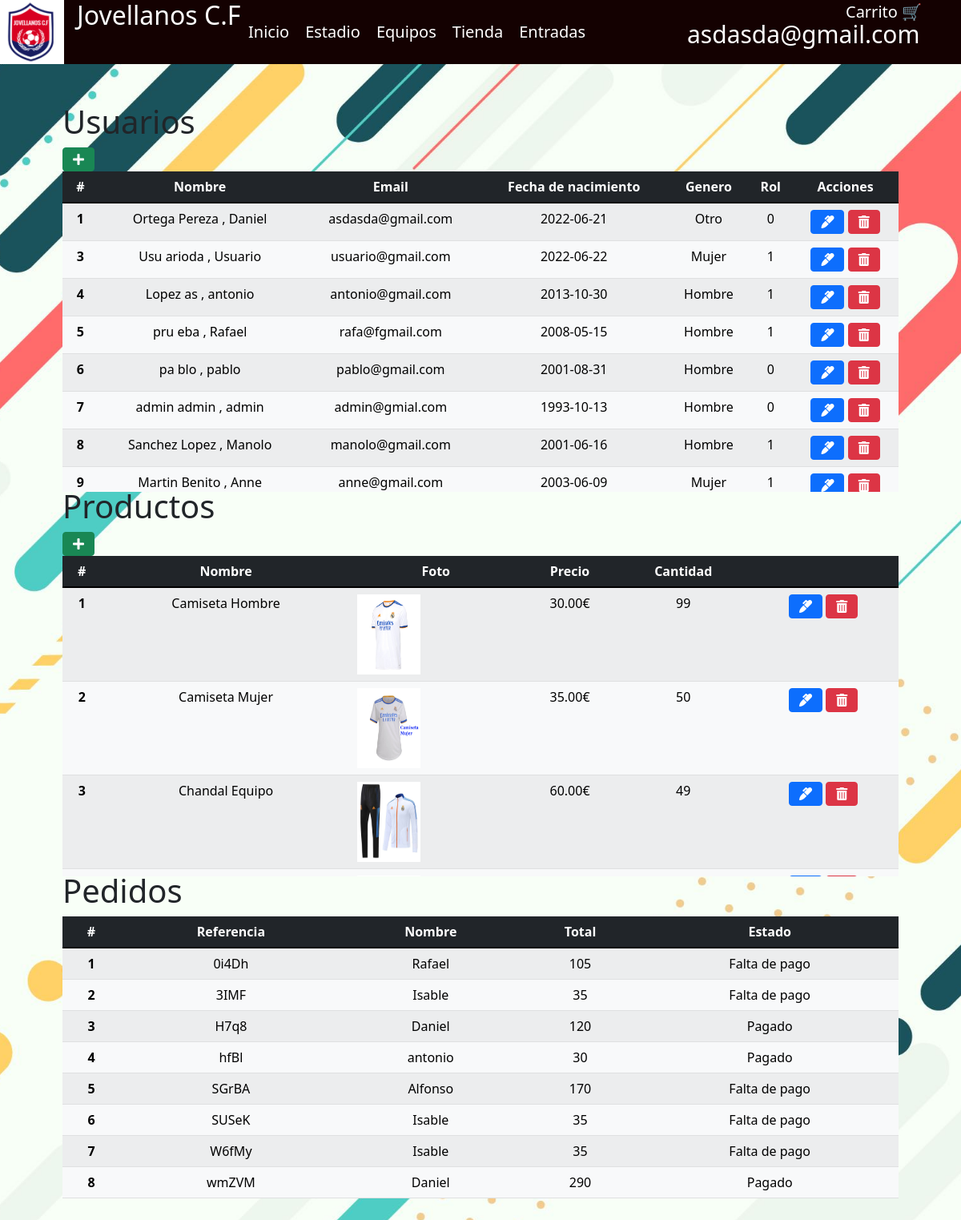
The app's page /admin.php (signed in) with its own data.
### tables this page shows
CREATE TABLE `usuario` (
  `id` int(11) NOT NULL,
  `email` varchar(100) NOT NULL,
  `nombre` varchar(100) NOT NULL,
  `p_apellido` varchar(100) NOT NULL,
  `s_apellido` varchar(100) NOT NULL,
  `password` varchar(255) NOT NULL,
  `fecha_nacimiento` date NOT NULL,
  `genero` enum('Hombre','Mujer','Otro') NOT NULL,
  `rol` int(11) NOT NULL
);

CREATE TABLE `productos` (
  `idp` int(11) NOT NULL,
  `nombre` varchar(80) NOT NULL,
  `foto` varchar(100) NOT NULL,
  `precio` decimal(10,2) NOT NULL,
  `cantidad` int(11) NOT NULL
);

### admin.php (the view, shortened to what this page needs)
<?php
    require 'connectBD.php';
    require 'header.php';
    $query1 = "SELECT * FROM usuario";
    $consulta1 = $conex->prepare($query1);
    $consulta1->execute();
    $resultados1=$consulta1->fetchAll(PDO::FETCH_ASSOC);
    $query2 = "SELECT * FROM productos";
    $consulta2 = $conex->prepare($query2);
    $consulta2->execute();
    $resultados2=$consulta2->fetchAll(PDO::FETCH_ASSOC);
    $query3 ="SELECT t.ref, t.estado, t.medio, t.total, t2.cantidad, t2.articulo, t2.precio, t3.ref AS cref, t2.total AS 'total_precio', t3.nombre
    FROM base_trabajo.pedido_cp t
    LEFT JOIN base_trabajo.pedido_datos_cp t2 ON t.ref = t2.ref
    LEFT JOIN base_trabajo.pedido_cliente_cp t3 ON t.cliente = t3.ref
    GROUP BY t.ref";
    $consulta3 = $conex->prepare($query3);
    $consulta3->execute();
    $resultados3=$consulta3->fetchAll(PDO::FETCH_ASSOC);
?>
<html>
    <head>
    <link rel="stylesheet" href="styles.css">
    <link href="https://cdn.jsdelivr.net/npm/bootstrap@5.1.3/dist/css/bootstrap.min.css" rel="stylesheet">
    </head>
    <body>
        <div class="container p-4">
            <div class="container p-4 cruddiv">
            <h1>Usuarios</h1>
            <a href="create.php?table=u" class="btn btn-success"><i class="fas fa-plus"></i></a>
            <div class="table">
            <table id=usuarios class=" crudt table table-striped table-hover">
                <thead class="table-dark">
                    <tr>
                        <th>#</th>
                        <th>Nombre</th>
                        <th>Email</th>
                        <th>Fecha de nacimiento</th>
                        <th>Genero</th>
                        <th>Rol</th>
                        <th>Acciones</th>
                    </tr>
                </thead>
                <tbody class="table-light">
                    <?php foreach($resultados1 as $resultado1){?>
                        <tr class=crudtr >
                            <th><?php echo $resultado1["id"];?></th>
                            <td><?php echo $resultado1["p_apellido"]." ". $resultado1["s_apellido"]." , ".$resultado1["nombre"];?></td>
                            <td><?php echo $resultado1["email"];?></td>
                            <td><?php echo $resultado1["fecha_nacimiento"];?></td>
                            <td><?php echo $resultado1["genero"];?></td>
                            <td><?php echo $resultado1["rol"];?></td>
                            <td>
                                <a href="edit.php?id=<?php echo $resultado1["id"]?>&table=u" class="btn btn-primary"><i class="fas fa-marker"></i></a>
                                <a href="delete.php?id=<?php echo $resultado1["id"]?>&table=u" class="btn btn-danger"><i class="fas fa-trash-alt"></i></a>
                            </td>
                        </tr>
                    <?php } ?>
                </tbody>
            </table>
            </div>
            </div>
            <div class="container p-4 cruddiv">
            <h1>Productos</h1>
            <a href="create.php?table=p" class="btn btn-success"><i class="fas fa-plus"></i></a>
            <div class="table">
            <table id=products class=" crudt table table-striped table-hover">
                <thead class="table-dark">
                    <tr>
                        <th>#</th>
                        <th>Nombre</th>
                        <th>Foto</th>
                        <th>Precio</th>
                        <th>Cantidad</th>
                        <th></th>
                    </tr>
                </thead>
                <tbody class="table-light">
                    <?php foreach($resultados2 as $resultado2){?>
                        <tr class=crudtr >
                            <th><?php echo $resultado2["idp"];?></th>
                            <td><?php echo $resultado2["nombre"];?></td>
                            <td><div class=img><img height="100%" width="100%" src="productos/<?php echo $resultado2["foto"];?> "/><div></td>
                            <td><?php echo $resultado2["precio"];?>€</td>
                            <td><?php echo $resultado2["cantidad"];?></td>
                            <td>
                                <a href="edit.php?id=<?php echo $resultado2["idp"]?>&table=p" class="btn btn-primary"><i class="fas fa-marker"></i></a>
                                <a href="delete.php?id=<?php echo $resultado2["idp"]?>&table=p" class="btn btn-danger"><i class="fas fa-trash-alt"></i></a>
                            </td>
                        </tr>
                    <?php } ?>
                </tbody>
            </table>
            </div>
            </div>
            <div class="container p-4 cruddiv">
            <h1>Pedidos</h1>
            <div class="table">
            <table id=pedidos class=" crudt table table-striped table-hover">
                <thead class="table-dark">
                    <tr>
                        <th>#</th>
                        <th>Referencia</th>
                        <th>Nombre</th>
                        <th>Total</th>
                        <th>Estado</th>
                    </tr>
                </thead>
                <tbody class="table-light"><?php
                        $num =0;
                        foreach($resultados3 as $resultado3){
                            $num++ ?>
                            <tr class=crudtr >
                                <th><?php echo $num;?></th>
                                <td><?php echo $resultado3["ref"];?></td>
                                <td><?php echo $resultado3["nombre"];?></td>
                                <td><?php echo $resultado3["total"];?></td>
                                <td><?php echo $resultado3["estado"];?></td>
                            </tr>
                    <?php } ?>
                </tbody>
            </table>
            </div>
            </div>
        </div>
    </body>
</html>

### header.php (shortened to what this page needs)
<?php
    require 'connectBD.php';
    if (isset($_SESSION['email'])) {
    $records = $conex->prepare('SELECT email, password FROM usuario WHERE email = :email');
    $records->bindParam(':email', $_SESSION['email']);
    $records->execute();
    $results = $records->fetch(PDO::FETCH_ASSOC);
    $user = null;
    if (count($results) > 0) {
        $user = $results;
    }
    if(!isset($totalcantidad)){$totalcantidad = '';}else{$totalcantidad = $totalcantidad;}
}
?>
<head>
<link rel="stylesheet" href="https://use.fontawesome.com/releases/v5.15.4/css/all.css"/>
<link href="https://cdn.jsdelivr.net/npm/bootstrap@5.1.3/dist/css/bootstrap.min.css" rel="stylesheet">
    <link rel="stylesheet" href="./styles.css">
</head>
<header>
    <div class="primero">
        <img class="escudo" src="Pictures/escudo.png"> <div id="tit"><h2 > Jovellanos C.F</h2></div>
         <?php if(!empty($user)): ?>
            <div id=emcarr>
                <div class=" email nav">
                    <ul>
                        <li>
                            <a href=""><?= $user['email']; ?></a>
                        </li>
                    </ul>
                </div>
                <div class="car"><a  onclick="mostrar('carrito')">Carrito 🛒 <?php echo $totalcantidad?></a></div>
            </div>
            <?php endif; ?>
    <nav>
        <ul class="nav">
            <li><a href="index.php">Inicio</a></li>
            <li><a href="estadio.php">Estadio</a></li>
            <li><a href="">Equipos</a>
            <li><a href="tienda.php">Tienda</a>
            </li>
            <li><a href="entradas.php">Entradas</a></li>
        </ul>
    </nav>
    </header>

### styles.css (style rules this page uses)
body { background-image: url("pictures/fondo.jpg"); background-size: cover; background-repeat:repeat; background-position: center center; min-height: 100vh; padding: 0; }
header { position:relative; top: 0px; left:0px; background-color:rgb(20, 1, 1); height:5em; width:100% }
.primero { display: flex; color:white; }
.escudo { display: inline-block; position:absolute; width: 5em; height: 5em; }
#tit { display: inline-block; position:absolute; left:8%; width:20%; color:white; }
ul,ol { list-style: none; }
.nav { position:absolute; left:25%; top:19%; font-size:20px; }
.email { top:20%; width:50%; font-size:30px; left:20%; }
.nav li a { text-decoration: none; color:white; padding:10px 10px; display:block; z-index: 9; }
.nav>li { float:left; }

### header.php (style rules this page uses)
#emcarr { width:40%; min-width:400px; height:60%; position:absolute; left:60%; }
.car { margin-left:70%; min-width:100px; width:25%; float:left; font-size:20px; }

### admin.php (style rules this page uses)
.crudt { text-align:center; height:60%; }
.cruddiv { height:60%; }
.img { width:40%; height:100; }
.table { overflow: auto; max-height:50vh; }

### records on screen
usuario: email "asdasda@gmail.com", id "1", p_apellido "Ortega", s_apellido "Pereza", nombre "Daniel", fecha_nacimiento "2022-06-21", genero "Otro", rol "0"
usuario: id "3", p_apellido "Usu", s_apellido "arioda", nombre "Usuario", email "usuario@gmail.com", fecha_nacimiento "2022-06-22", genero "Mujer", rol "1"
usuario: id "4", p_apellido "Lopez", s_apellido "as", nombre "antonio", email "antonio@gmail.com", fecha_nacimiento "2013-10-30", genero "Hombre", rol "1"
usuario: id "5", p_apellido "pru", s_apellido "eba", nombre "Rafael", email "rafa@fgmail.com", fecha_nacimiento "2008-05-15", genero "Hombre", rol "1"
usuario: id "6", p_apellido "pa", s_apellido "blo", nombre "pablo", email "pablo@gmail.com", fecha_nacimiento "2001-08-31", genero "Hombre", rol "0"
usuario: id "7", p_apellido "admin", s_apellido "admin", nombre "admin", email "admin@gmial.com", fecha_nacimiento "1993-10-13", genero "Hombre", rol "0"
usuario: id "8", p_apellido "Sanchez", s_apellido "Lopez", nombre "Manolo", email "manolo@gmail.com", fecha_nacimiento "2001-06-16", genero "Hombre", rol "1"
usuario: id "9", p_apellido "Martin", s_apellido "Benito", nombre "Anne", email "anne@gmail.com", fecha_nacimiento "2003-06-09", genero "Mujer", rol "1"
productos: idp "1", nombre "Camiseta Hombre", foto (picture), precio "30.00", cantidad "99"
productos: idp "2", nombre "Camiseta Mujer", foto (picture), precio "35.00", cantidad "50"
productos: idp "3", nombre "Chandal Equipo", foto (picture), precio "60.00", cantidad "49"
productos: foto (picture)

### other values on screen
$resultado3["ref"] "0i4Dh"
$resultado3["nombre"] "Rafael"
$resultado3["total"] "105"
$resultado3["estado"] "Falta de pago"
$resultado3["ref"] "3IMF"
$resultado3["nombre"] "Isable"
$resultado3["total"] "35"
$resultado3["ref"] "H7q8"
$resultado3["nombre"] "Daniel"
$resultado3["total"] "120"
$resultado3["estado"] "Pagado"
$resultado3["ref"] "hfBl"
$resultado3["nombre"] "antonio"
$resultado3["total"] "30"
$resultado3["ref"] "SGrBA"
